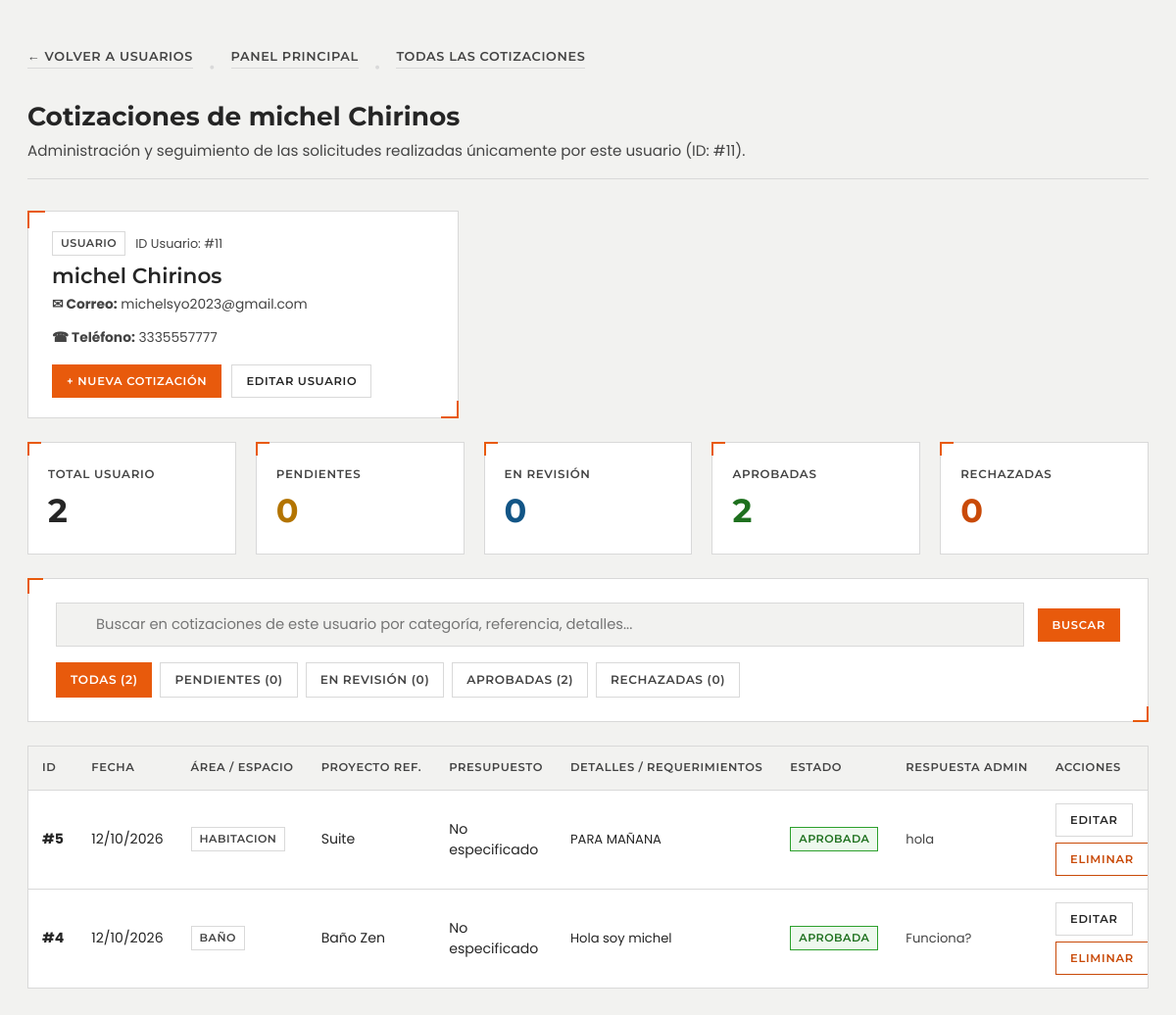
Screenshot of /admin/usuarios/cotizaciones_usuario.php?id=11 with the database file from the repository.
### tables this page shows
CREATE TABLE `usuarios` (
  `id` int(11) NOT NULL,
  `nombre` varchar(200) NOT NULL,
  `apellido` varchar(200) NOT NULL,
  `edad` int(11) DEFAULT NULL,
  `telefono` bigint(200) NOT NULL,
  `correo` varchar(200) NOT NULL,
  `foto_perfil` varchar(255) DEFAULT NULL,
  `descripcion` text DEFAULT NULL,
  `rol` enum('usuario','administrador') NOT NULL DEFAULT 'usuario',
  `contrasena` varchar(200) NOT NULL
);

CREATE TABLE `cotizaciones` (
  `id_cotizacion` int(11) NOT NULL,
  `id_usuario` int(11) DEFAULT NULL,
  `nombre_cliente` varchar(200) NOT NULL,
  `correo_cliente` varchar(200) NOT NULL,
  `telefono_cliente` varchar(50) NOT NULL,
  `categoria` varchar(100) NOT NULL,
  `id_imagen_ref` int(11) DEFAULT NULL,
  `nombre_proyecto_ref` varchar(250) DEFAULT NULL,
  `presupuesto_estimado` varchar(100) DEFAULT NULL,
  `detalles` text NOT NULL,
  `estado` enum('Pendiente','En revisión','Aprobada','Rechazada') NOT NULL DEFAULT 'Pendiente',
  `respuesta_admin` text DEFAULT NULL,
  `fecha_creacion` datetime NOT NULL DEFAULT current_timestamp()
);

### admin/usuarios/cotizaciones_usuario.php (the view, shortened to what the rows shown need)
<?php
require_once __DIR__ . '/../../DB/conexion.php';
$usuarioId = isset($_GET['id']) ? (int)$_GET['id'] : (isset($_POST['id_usuario']) ? (int)$_POST['id_usuario'] : 0);
try {
    $pdo->exec("
        CREATE TABLE IF NOT EXISTS `cotizaciones` (
          `id_cotizacion` int(11) NOT NULL AUTO_INCREMENT,
          `id_usuario` int(11) DEFAULT NULL,
          `nombre_cliente` varchar(200) NOT NULL,
          `correo_cliente` varchar(200) NOT NULL,
          `telefono_cliente` varchar(50) NOT NULL,
          `categoria` varchar(100) NOT NULL,
          `id_imagen_ref` int(11) DEFAULT NULL,
          `nombre_proyecto_ref` varchar(250) DEFAULT NULL,
          `presupuesto_estimado` varchar(100) DEFAULT NULL,
          `detalles` text NOT NULL,
          `estado` enum('Pendiente','En revisión','Aprobada','Rechazada') NOT NULL DEFAULT 'Pendiente',
          `respuesta_admin` text DEFAULT NULL,
          `fecha_creacion` datetime NOT NULL DEFAULT CURRENT_TIMESTAMP,
          PRIMARY KEY (`id_cotizacion`),
          KEY `idx_usuario` (`id_usuario`),
          KEY `idx_estado` (`estado`)
        ) ENGINE=InnoDB DEFAULT CHARSET=utf8mb4 COLLATE=utf8mb4_general_ci;
    ");
} catch (Exception $e) {
}
$stmtUsr = $pdo->prepare("SELECT id, nombre, apellido, edad, telefono, correo, rol FROM usuarios WHERE id = ? LIMIT 1");
$stmtUsr->execute([$usuarioId]);
$usuario = $stmtUsr->fetch(PDO::FETCH_ASSOC);
$sql = "SELECT * FROM cotizaciones WHERE (id_usuario = :id_usuario OR (id_usuario IS NULL AND correo_cliente = :correo))";
$params = [
    ':id_usuario' => $usuarioId,
    ':correo'     => $usuario['correo']
];
$sql .= " ORDER BY id_cotizacion DESC";
$stmt = $pdo->prepare($sql);
$stmt->execute($params);
$cotizaciones = $stmt->fetchAll(PDO::FETCH_ASSOC);
?>
<!DOCTYPE html>
<html lang="es">
<head>
    <link rel="stylesheet" href="../../assets/estilos.css">
    <link rel="stylesheet" href="../../assets/estilos_adicionales.css">
</head>
<body>
    <div class="contenido-admin">
        <div class="contenido-admin__encabezado">
            <h1 class="contenido-admin__titulo">Cotizaciones de <?= htmlspecialchars($usuario['nombre'] . ' ' . $usuario['apellido']) ?></h1>
            <p class="contenido-admin__descripcion">
                Administración y seguimiento de las solicitudes realizadas únicamente por este usuario (ID: #<?= $usuario['id'] ?>).
            </p>
        </div>
        <div class="tarjeta tarjeta--marco" style="margin-bottom: 24px; padding: 20px 24px;">
            <div style="display: flex; justify-content: space-between; align-items: center; flex-wrap: wrap; gap: 16px;">
                <div>
                    <div style="display: flex; align-items: center; gap: 10px; margin-bottom: 6px;">
                        <span class="insignia <?= $usuario['rol'] === 'administrador' ? 'insignia--administrador' : '' ?>">
                            <?= htmlspecialchars(ucfirst($usuario['rol'])) ?>
                        </span>
                        <span style="font-size: 0.8rem; color: var(--color-texto-secundario);">ID Usuario: #<?= $usuario['id'] ?></span>
                    </div>
                    <h2 style="margin: 0 0 6px; font-family: var(--fuente-titulo); font-size: 1.35rem; color: var(--color-texto);">
                        <?= htmlspecialchars($usuario['nombre'] . ' ' . $usuario['apellido']) ?>
                    </h2>
                    <div style="font-size: 0.86rem; color: var(--color-texto-secundario); display: flex; flex-wrap: wrap; gap: 14px;">
                        <span><strong>&#9993; Correo:</strong> <?= htmlspecialchars($usuario['correo']) ?></span>
                        <span><strong>&#9742; Teléfono:</strong> <?= htmlspecialchars($usuario['telefono']) ?></span>
                    </div>
                </div>
            </div>
        </div>
        <div class="tabla-contenedor">
            <table class="tabla">
                <thead>
                    <tr>
                        <th>ID</th>
                        <th>Fecha</th>
                        <th>Área / Espacio</th>
                        <th>Proyecto Ref.</th>
                        <th>Presupuesto</th>
                        <th>Detalles / Requerimientos</th>
                        <th>Estado</th>
                        <th>Respuesta Admin</th>
                        <th>Acciones</th>
                    </tr>
                </thead>
                <tbody>
                    <?php if (empty($cotizaciones)): ?>
                        <tr>
                            <td colspan="9" style="text-align: center; padding: 40px 20px; color: var(--color-texto-secundario);">
                                <div style="display: flex; flex-direction: column; align-items: center; gap: 12px;">
                                    <p style="margin: 0; font-size: 1rem;">No se encontraron cotizaciones para este usuario con los filtros seleccionados.</p>
                                    <button type="button" class="boton boton--primario boton--pequeno" onclick="abrirModalCrear()">
                                        + Crear Cotización para <?= htmlspecialchars($usuario['nombre']) ?>
                                    </button>
                                </div>
                            </td>
                        </tr>
                    <?php else: ?>
                        <?php foreach ($cotizaciones as $c): ?>
                            <?php
                                $claseEstado = 'insignia--pendiente';
                                if ($c['estado'] === 'En revisión') $claseEstado = 'insignia--revision';
                                elseif ($c['estado'] === 'Aprobada') $claseEstado = 'insignia--aprobada';
                                elseif ($c['estado'] === 'Rechazada') $claseEstado = 'insignia--rechazada';
                            ?>
                            <tr>
                                <td><strong>#<?= $c['id_cotizacion'] ?></strong></td>
                                <td><?= htmlspecialchars(date('d/m/Y', strtotime($c['fecha_creacion']))) ?></td>
                                <td>
                                    <span class="insignia"><?= htmlspecialchars(ucfirst($c['categoria'])) ?></span>
                                </td>
                                <td style="white-space: normal; max-width: 140px;">
                                    <?= htmlspecialchars($c['nombre_proyecto_ref'] ?: 'General') ?>
                                </td>
                                <td><?= htmlspecialchars($c['presupuesto_estimado'] ?: 'No especificado') ?></td>
                                <td style="max-width: 220px; white-space: normal; font-size: 0.82rem; line-height: 1.4;">
                                    <?php
                                        $detallesCortos = mb_substr($c['detalles'], 0, 80);
                                        echo htmlspecialchars($detallesCortos);
                                    ?>
                                </td>
                                <td>
                                    <span class="insignia <?= $claseEstado ?>">
                                        <?= htmlspecialchars($c['estado']) ?>
                                    </span>
                                </td>
                                <td style="max-width: 160px; white-space: normal; font-size: 0.82rem; color: var(--color-texto-secundario);">
                                    <?= !empty($c['respuesta_admin']) ? htmlspecialchars(mb_substr($c['respuesta_admin'], 0, 50)) . (mb_strlen($c['respuesta_admin']) > 50 ? '...' : '') : '<em>Sin respuesta</em>' ?>
                                </td>
                                <td>
                                    <div class="acciones-fila">
                                        <button
                                            type="button"
                                            class="boton boton--secundario boton--pequeno"
                                            onclick='abrirModalGestion(<?= json_encode($c, JSON_HEX_TAG | JSON_HEX_APOS | JSON_HEX_QUOT | JSON_HEX_AMP) ?>)'
                                        >
                                            Editar
                                        </button>
                                        <form
                                            action=""
                                            method="POST"
                                            id="form-del-cot-<?= $c['id_cotizacion'] ?>"
                                            style="margin: 0;"
                                        >
                                            <button
                                                type="button"
                                                class="boton boton--peligro boton--pequeno"
                                                onclick="pedirConfirmacion('¿Seguro de que deseas eliminar la cotización #<?= $c['id_cotizacion'] ?> de <?= htmlspecialchars($usuario['nombre']) ?>?', 'form-del-cot-<?= $c['id_cotizacion'] ?>', 'form')"
                                            >
                                                Eliminar
                                            </button>
                                        </form>
                                    </div>
                                </td>
                            </tr>
                        <?php endforeach; ?>
                    <?php endif; ?>
                </tbody>
            </table>
        </div>
    </div>
</body>
</html>

### rows the page displays
usuarios: nombre+apellido "michel Chirinos", id "11", rol "USUARIO", correo "michelsyo2023@gmail.com", telefono "3335557777"
cotizaciones: id_cotizacion "5", fecha_creacion "12/10/2026", categoria "HABITACION", nombre_proyecto_ref "Suite", presupuesto_estimado "No especificado", detalles "PARA MAÑANA", estado "APROBADA", respuesta_admin "hola"
cotizaciones: id_cotizacion "4", fecha_creacion "12/10/2026", categoria "BAÑO", nombre_proyecto_ref "Baño Zen", presupuesto_estimado "No especificado", detalles "Hola soy michel", estado "APROBADA", respuesta_admin "Funciona?"

### other values shown
$totalTodas "2"
$totalPendientes "0"
$totalRevision "0"
$totalAprobadas "2"
$totalRechazadas "0"
